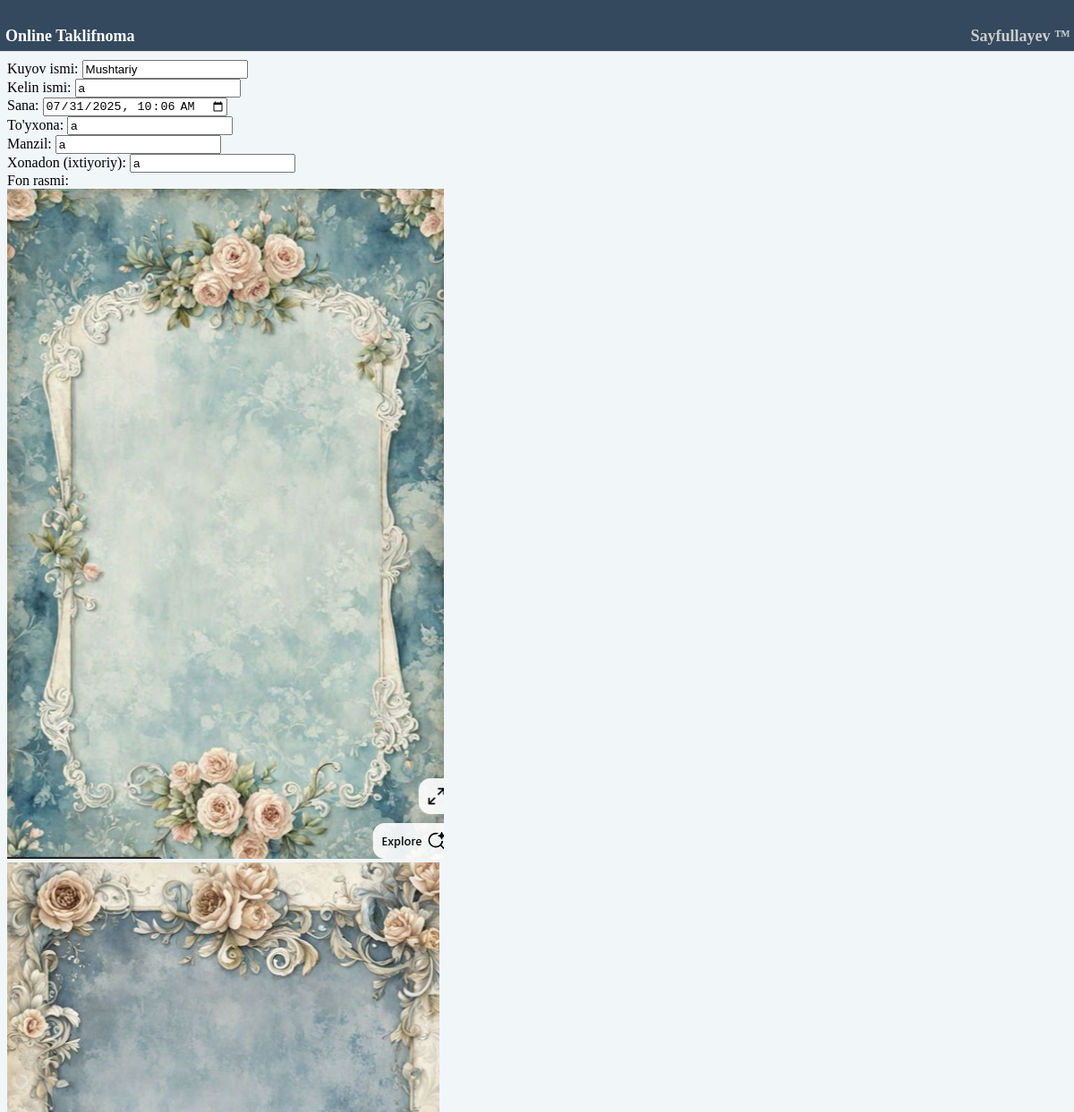
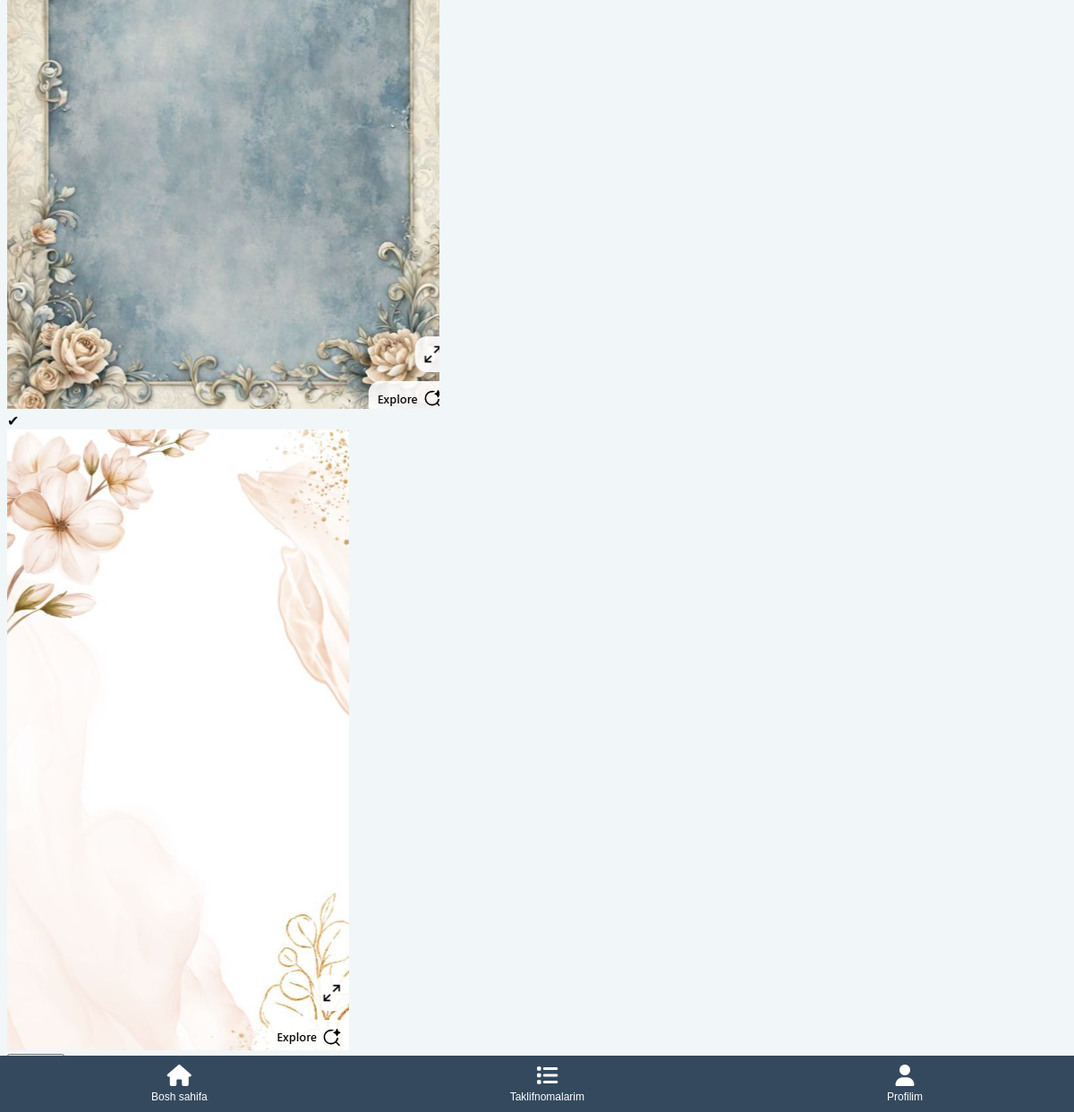
The app's page /invitation/1/edit/ (signed in) with its own data (2 pictures, top to bottom).
### app/models.py (models this page shows, shortened)
class TelegramUser(models.Model):
    username = models.CharField(max_length=150)
    first_name = models.CharField(max_length=150, null=True, blank=True)
    last_name = models.CharField(max_length=150, null=True, blank=True)
    telegram_id = models.CharField(max_length=150, null=True, blank=True)
    profile_photo = models.ImageField(upload_to='profiles', null=True, blank=True)
    user = models.ForeignKey(User, on_delete=models.CASCADE, blank=True, null=True)
    class Meta:
        verbose_name = 'Telegram Foydalanuvchi'
        verbose_name_plural = 'Telegram Foydalanuvchilar'

class Invitation(models.Model):
    user = models.ForeignKey(TelegramUser, on_delete=models.CASCADE)
    category = models.ForeignKey(Category, on_delete=models.CASCADE)
    background = models.ForeignKey(BackgroundImage, on_delete=models.SET_NULL, null=True)
    name_1 = models.CharField(max_length=100)
    name_2 = models.CharField(max_length=100, blank=True)
    date = models.DateTimeField()
    wedding_hall = models.CharField(max_length=100)
    address = models.CharField(max_length=255)
    apartment = models.CharField(max_length=100, null=True, blank=True)
    unique_url = models.CharField(max_length=100, unique=True)
    class Meta:
        verbose_name = 'Taklifnoma'
        verbose_name_plural = 'Taklifnomalar'

class BackgroundImage(models.Model):
    name = models.CharField(max_length=100)
    image = models.ImageField(upload_to='backgrounds')
    class Meta:
        verbose_name = 'Fon rasmi'
        verbose_name_plural = 'Fon rasmlari'

### app/views.py (the view, shortened to what this page needs)
# urls.py: path('invitation/<int:invitation_id>/edit/', views.edit_invitation, name='edit_invitation'),
@login_required
def edit_invitation(request, invitation_id):
    telegram_user = TelegramUser.objects.get(user=request.user)
    invitation = get_object_or_404(Invitation, id=invitation_id, user__user=request.user)
    backgrounds = BackgroundImage.objects.all()
    return render(request, 'edit_invitation.html', {'invitation': invitation, 'backgrounds': backgrounds,'telegram_user': telegram_user})

### templates/edit_invitation.html (shortened to what this page needs)
{% extends 'base.html' %}
{% block content %}
<div class="container">
    <h2>Taklifnomani tahrirlash</h2>
    <form method="POST" id="invitation-form">
        <div class="mb-3">
            <label class="form-label">{% if invitation.category.name == "Nikoh" %}Kuyov ismi:{% else %}To'y sababchisi:{% endif %}</label>
            <input type="text" class="form-control" name="name_1" value="{{ invitation.name_1 }}" required>
        </div>
        {% if invitation.category.name == 'Nikoh' %}
        <div class="mb-3">
            <label class="form-label">Kelin ismi:</label>
            <input type="text" class="form-control" name="name_2" value="{{ invitation.name_2 }}" required>
        </div>
        {% endif %}
        <div class="mb-3">
            <label class="form-label">Sana:</label>
            <input type="datetime-local" class="form-control" name="date" value="{{ invitation.date|date:'Y-m-d\TH:i' }}" required>
        </div>
        <div class="mb-3">
            <label class="form-label">To'yxona:</label>
            <input type="text" class="form-control" name="wedding_hall" value="{{ invitation.wedding_hall }}" required>
        </div>
        <div class="mb-3">
            <label class="form-label">Manzil:</label>
            <input type="text" class="form-control" name="address" value="{{ invitation.address }}" required>
        </div>
        <div class="mb-3">
            <label class="form-label">Xonadon (ixtiyoriy):</label>
            <input type="text" class="form-control" name="apartment" value="{{ invitation.apartment|default_if_none:'' }}">
        </div>
        <div class="mb-3">
            <label class="form-label">Fon rasmi:</label>
            <div class="row" id="background-selection">
                {% for background in backgrounds %}
                    <div class="col-md-3 mb-3 position-relative">
                        <img src="{{ background.image.url }}" class="img-thumbnail background-image {% if background.id == invitation.background.id %}selected{% endif %}" data-id="{{ background.id }}" alt="{{ background.name }}" style="cursor: pointer;">
                        <div class="checkmark" style="display: {% if background.id == invitation.background.id %}block{% else %}none{% endif %};">✔</div>
                    </div>
                {% endfor %}
            </div>
        </div>
        <button type="submit" class="btn btn-primary">Saqlash</button>
    </form> <br>
    <a href="{% url 'my_invitations' %}" class="btn btn-secondary mt-12">Bekor qilish</a>
</div>
{% endblock %}

### templates/base.html (shortened to what this page needs)
<!DOCTYPE html>
<html lang="en">
  <head>
    <link
      href="https://unpkg.com/boxicons@2.1.4/css/boxicons.min.css"
      rel="stylesheet"
    />
    <link
      rel="stylesheet"
      href="https://cdnjs.cloudflare.com/ajax/libs/font-awesome/6.6.0/css/all.min.css"
    />
  </head>
  <body>
    <header class="header">
      <div class="head" style="justify-content: space-between; padding: 5px;">
        <div>
          <h4>
            Online <span>Taklifnoma</span>
          </h4>
        </div>
        <div class="end">
          {% if telegram_user %}
          <h4 style="color: #ccc;"> {{ telegram_user.first_name }}</h4>
          {% endif %}
        </div>
      </div>
    </header>
    <footer class="footer">
      <div class="mobile-footer">
        {% if user.is_authenticated %}
        <a onclick="changeStyle('home')"class="{% if request.path == '/'  %}active{% endif %}"   id="home" href="{% url 'index' %}">
          <i class="fas fa-home"></i>
          <br />
          Bosh sahifa
        </a>
        <a onclick="changeStyle('posts')" class="{% if '/my_invitations/' in request.path %}active{% endif %}"  id="posts" href="{% url 'my_invitations' %}">
          <i class="fas fa-list"></i>
          <br />
          Taklifnomalarim
        </a>
        <a onclick="changeStyle('msg')" class="{% if '/profile/' in request.path %}active{% endif %}"  id="msg" href="{% url 'profile' %}">
          <i class="fas fa-user"></i>
          <br />
          Profilim
        </a>
        {% else %}
        <a href="https://t.me/taklifnoma_online_bot">
          <i class="fab fa-telegram"></i>
          <br/>
          taklifnoma yaratish
        </a>
        {% endif %}
      </div>
    </footer>
    {% block content %}
    {% endblock content %}
  </body>
</html>

### templates/edit_invitation.html (style rules this page uses)
body { background-color: #f1f6f9; }

### templates/base.html (style rules this page uses)
.header { background-color: #34495e; border-bottom: 1px solid #e0e0e0; padding: 1px; height: 55px; width: 100%; position: fixed; top: 0; left: 0; z-index: 1000; }
.header h4 { font-size: 18px; color: white; font-family: 'Cormorant', serif; }
.header h4 span { color: white; }
.header .end { display: flex; align-items: center; gap: 2px; color: white; }
.head { display: flex; }
.footer { background-color: #34495e; width: 100%; position: fixed; top: 0; left: 0; z-index: 1000; }
.mobile-footer { display: flex; justify-content: space-around; align-items: center; background-color: #34495e; padding: 10px 0; position: fixed; bottom: 0; width: 100%; z-index: 1000; }
.mobile-footer a { text-align: center; color: #fff; text-decoration: none; font-size: 12px; font-family: 'Gilroy', sans-serif; }
.mobile-footer a i { font-size: 24px; margin-bottom: 5px; transition: color 0.3s; }

### records on screen
TelegramUser: first_name "Sayfullayev ™"
Invitation: name_1 "Mushtariy", name_2 "a", date "07/31/2025 10:06", wedding_hall "a", address "a", apartment "a"
BackgroundImage: image (picture)
BackgroundImage: image (picture)
BackgroundImage: image (picture)
